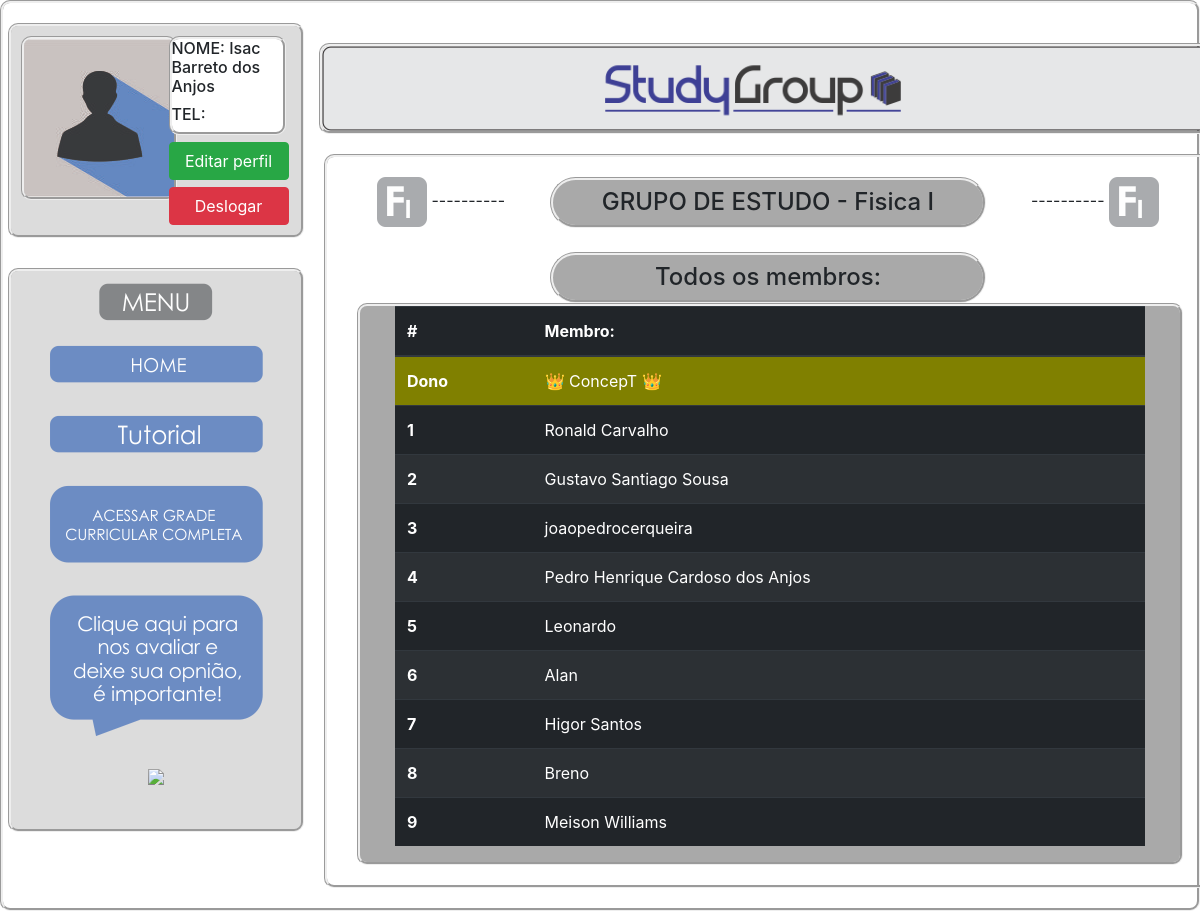
Screenshot of /membros.php?grupo=47 (signed in) with the database file from the repository.
### tables this page shows
CREATE TABLE `grupos` (
  `id` int(255) NOT NULL,
  `criador` text NOT NULL,
  `materia` text NOT NULL,
  `contato` text NOT NULL,
  `descri` text NOT NULL,
  `icone` int(255) NOT NULL,
  `membros` int(255) NOT NULL DEFAULT 0,
  `link` text NOT NULL
);

CREATE TABLE `entrada` (
  `id` int(255) NOT NULL,
  `idmembro` int(255) NOT NULL,
  `nomemembro` varchar(255) NOT NULL,
  `idgrupo` int(255) NOT NULL
);

### conexao.php (the view, shortened to what this page needs)
		<?
	function todosMembros($idGrupoAtual){
		$query = mysql_query("SELECT * FROM grupos WHERE id = '$idGrupoAtual'");
		$exibe = mysql_fetch_assoc($query);
		$criador = $exibe['criador'];
		$idGrupoAtual = $exibe['id'];
		$materia = $exibe['materia'];
		$icone = $exibe['icone'];
			?>
				<div class="col-md-12 col-sm-12 col-xs-12 bg2">
			<div class="row">
				<div class="col-md-3 col-sm-3 col-xs-3">
					<center><img src="imagem/<?echo"$icone";?>.png">
					<span>----------</span></center>
				</div>
				<div class="col-md-6 col-sm-6 col-xs-6 bg10" align="center">
					<h4>GRUPO DE ESTUDO - <?echo"$materia";?></h4>
				</div>
				<div class="col-md-3 col-sm-3 col-xs-3">
					<center><span>           ----------</span>
					<img src="imagem/<?echo"$icone";?>.png"></center>
				</div>
			</div>
			<br>
				<div class="row">
				<div class="col-md-3 col-sm-3 col-xs-3"></div>
			<div class="col-md-6 col-sm-6 col-xs-6 bg10" align="center">
			<h4>Todos os membros:</h4></div>
			<div class="col-md-3 col-sm-3 col-xs-3"></div>
			 <div class="row">
					<div class="col-md-12 col-sm-12 col-xs-12 bg8" align="center">
					<table class="table table-striped table-dark" id="tmembros">
						<thead>
    					<tr>
      					<th scope="col">#</th>
      					<th scope="col">Membro:</th>
      					</tr>
						  </thead>
						  <tbody>
						<th scope="row" class="lets">Dono</th>
						<td class="lets"> 👑 <?echo"$criador";?> 👑</td>
							<?
						$query = mysql_query("SELECT * FROM entrada WHERE idgrupo = '$idGrupoAtual'");
								$exibe = mysql_fetch_assoc($query);
								if($exibe>0){
									$cont = 0;
									 do {
									 	$cont = $cont + 1;
									$membro = $exibe['nomemembro'];
									?>
			<tr>
							<th scope="row"><?echo"$cont"?></th>
      						<td><?echo"$membro";?></td>
      						</tr>
			<?
		}while($exibe = mysql_fetch_assoc($query));
?>
      					</table>
	</div>
	</div>
	</div>
	</div>
<?
	}}
	?><div class="row">

### css/main.css (style rules this page uses)
.bg2 { border-style: groove; border-radius: 10px; max-width: 900px; padding: 20px; margin-left: 20px; margin-top: 20px; }
.bg8 { background-color: #A9A9A9; border-style:groove; border-radius: 10px; margin-left: 40px; }
.bg10 { background-color: #A9A9A9; border-style:groove; border-radius: 30px; }
.bg10 h4 { padding-top: 8px; }
#tmembros { width: 750px; }
.lets { background-color: #808000; }

### rows the page displays
grupos: materia "Fisica I", criador "ConcepT"
entrada: nomemembro "Ronald Carvalho"
entrada: nomemembro "Gustavo Santiago Sousa"
entrada: nomemembro "joaopedrocerqueira"
entrada: nomemembro "Pedro Henrique Cardoso dos Anjos"
entrada: nomemembro "Leonardo"
entrada: nomemembro "Alan"
entrada: nomemembro "Higor Santos"
entrada: nomemembro "Breno"
entrada: nomemembro "Meison Williams"

### other values shown
$pessoa "Isac Barreto dos Anjos"
